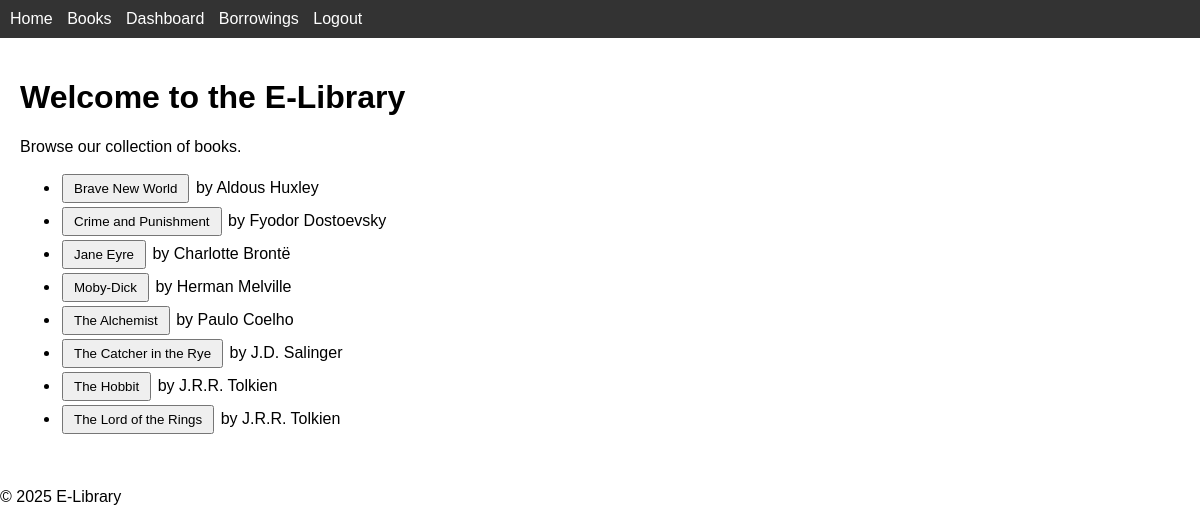
The page / (signed in) on the database its author committed.
### tables this page shows
CREATE TABLE books (
    id INT AUTO_INCREMENT PRIMARY KEY,
    title VARCHAR(255) NOT NULL,
    author VARCHAR(255) NOT NULL,
    category VARCHAR(100),
    isbn VARCHAR(20)
);

### controllers/home.php (called while the page is built)
<?php
require_once __DIR__ . '/../models/book_model.php';
$books = get_books('', 'title', true);
include __DIR__ . '/../views/header.php';
include __DIR__ . '/../views/home.php';
include __DIR__ . '/../views/footer.php';

### models/book_model.php (called while the page is built, shortened)
<?php
function get_books($search = '', $order = 'title', $available_only = false) {
    $db = get_db();
    $sql = 'SELECT b.* FROM books b';
    $params = [];
    if ($available_only) {
        $sql .= ' LEFT JOIN borrowings br ON b.id = br.book_id AND br.return_date IS NULL';
    }
    $conditions = [];
    if ($available_only) {
        $conditions[] = 'br.id IS NULL';
    }
    if ($conditions) {
        $sql .= ' WHERE ' . implode(' AND ', $conditions);
    }
    $allowed = ['title', 'author', 'category'];
    $sql .= " ORDER BY b.$order";
    $stmt = $db->prepare($sql);
    $stmt->execute($params);
    return $stmt->fetchAll(PDO::FETCH_ASSOC);
}

### views/home.php (the view, shortened to what this page needs)
<h1>Welcome to the E-Library</h1>
<p>Browse our collection of books.</p>
<ul>
<?php foreach ($books as $b): ?>
    <li>
        <form method="get" action="index.php" style="display:inline">
            <button type="submit"><?php echo htmlspecialchars($b['title']); ?></button>
        </form>
        by <?php echo htmlspecialchars($b['author']); ?>
    </li>
<?php endforeach; ?>
</ul>

### assets/css/style.css (style rules this page uses)
body { font-family: Arial, sans-serif; margin: 0; padding: 0; }
button { padding: 5px 10px; margin: 2px; }

### rows shown on the page
books: title "Brave New World", author "Aldous Huxley"
books: title "Crime and Punishment", author "Fyodor Dostoevsky"
books: title "Jane Eyre", author "Charlotte Brontë"
books: title "Moby-Dick", author "Herman Melville"
books: title "The Alchemist", author "Paulo Coelho"
books: title "The Catcher in the Rye", author "J.D. Salinger"
books: title "The Hobbit", author "J.R.R. Tolkien"
books: title "The Lord of the Rings", author "J.R.R. Tolkien"
